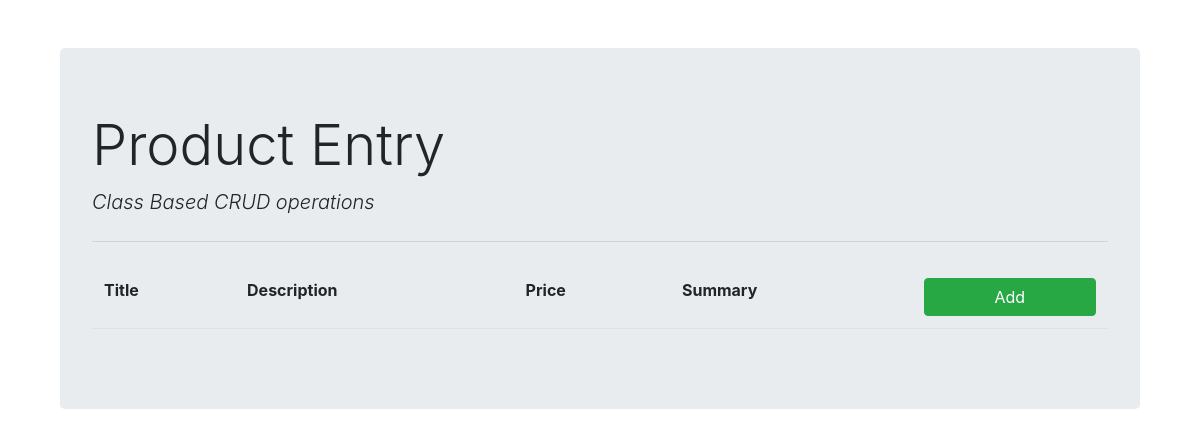
The app's page /, older data.
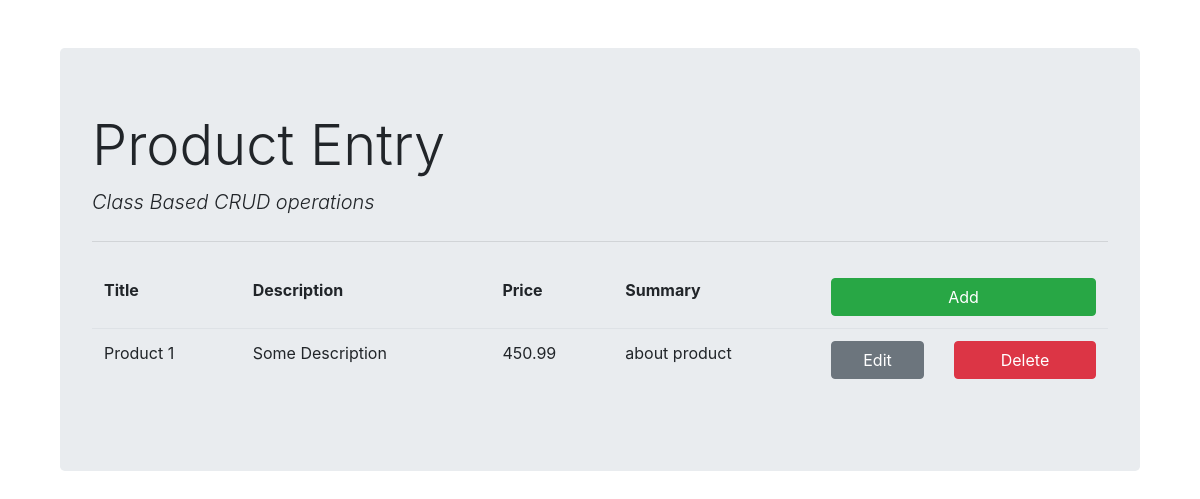
The same page, newer data.
### class_based_crud/models.py (models this page shows, shortened)
class Product(models.Model):
    title       = models.CharField(max_length=120) # max_length = required
    description = models.TextField(blank=True, null=True)
    price       = models.DecimalField(decimal_places=2, max_digits=10000)
    summary     = models.TextField(blank=False, null=False)

### class_based_crud/views.py (the view)
# urls.py: path('', ProductListView.as_view(), name = 'product-view'),
class ProductListView(ListView):
    model           = Product
    template_name   = 'ProductList.html'

### class_based_crud/templates/ProductList.html (shortened to what this page needs)
{% extends 'base.html' %}
{% block content %}
    <table class="table table-borderless">
        <thead class="border-bottom font-weight-bold">
            <tr>
                <td>Title</td>
                <td>Description</td>
                <td>Price</td>
                <td>Summary</td>
                <td><a href="{% url 'product-create' %}" class="btn btn-success btn-block">Add</a></td>
            </tr>
        </thead>
        <tbody>
            {% for products in product_list %}
                <tr>
                    <td>{{products.title}}</td>
                    <td>{{products.description}}</td>
                    <td>{{products.price}}</td>
                    <td>{{products.summary}}</td>
                    <td>
                        <div class="row">
                            <div class="col-md 5">
                                <a href="{% url 'product-update' products.id %}" class="btn btn-secondary btn-block">Edit</a>
                            </div>
                            <div class="col-md-7">
                                <a href="{% url 'product-delete' products.id %}" class="btn btn-danger btn-block">Delete</a>
                            </div>
                        </div>
                    </td>
                </tr>
            {% endfor %}
        </tbody>
    </table>
{% endblock %}

Row changes from the older to the newer data that the page shows:
added Product: title "Product 1", description "Some Description", price "450.99", summary "about product"
